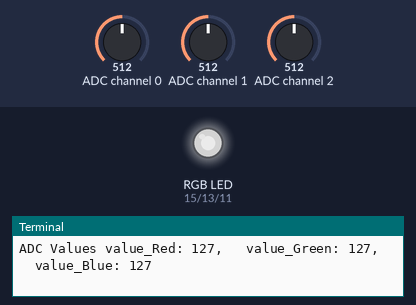
The program below on a simulated Raspberry Pi (header pin numbers). Parts: an RGB LED mixed from three pins (HIGH = lit), the last lines printed to the terminal. Inputs (shaded band) come from the test bench; at power-on: ADC channel 0 = 512, ADC channel 1 = 512, ADC channel 2 = 512 (analog values on the 0–1023 scale). Dim RGB values are drawn brighter than linear.

Above: at 1.2 s.
1.3 s: ADC channel 0 set to 716
At 2.5 s:
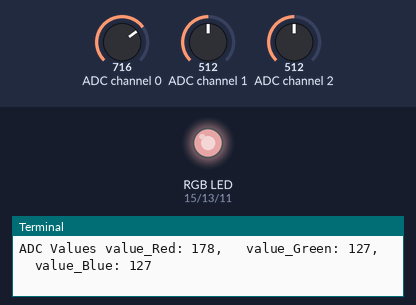
2.8 s: ADC channel 1 set to 716
At 3.6 s:
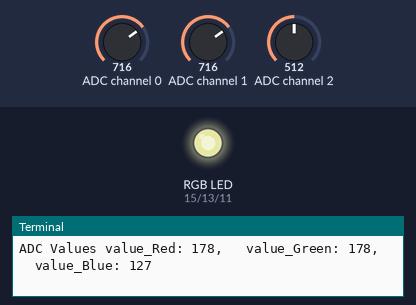
4.3 s: ADC channel 2 set to 716
At 5.0 s:
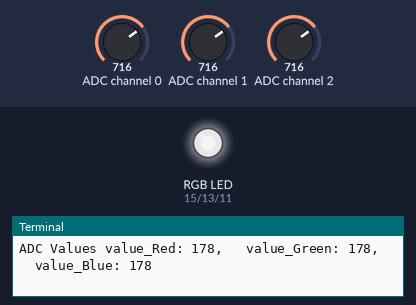
5.8 s: ADC channel 0 set to 900
At 7.0 s:
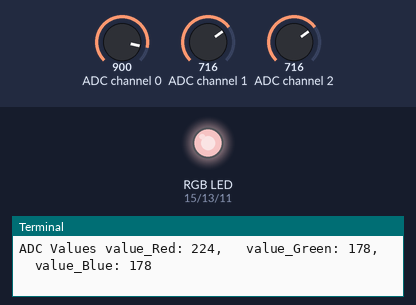
7.3 s: ADC channel 1 set to 900
At 8.5 s:
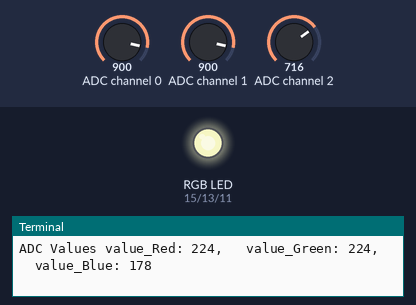
8.8 s: ADC channel 2 set to 900
At 9.4 s:
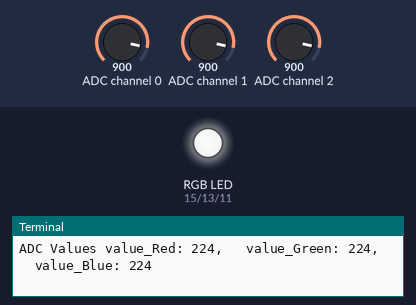
Timing chart, 0 to 11.3 s (numbered marks = the images above; inputs shaded):
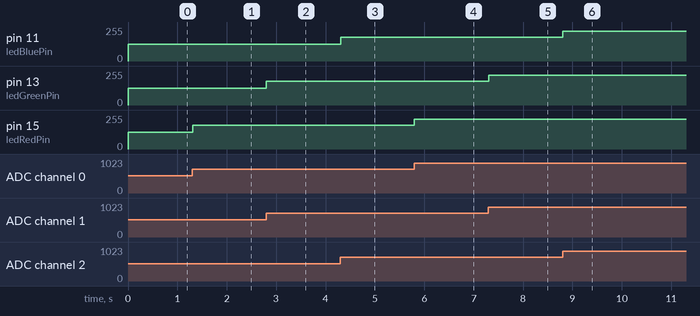

Measured:
- after the input at 1.3 s, pin 15 (ledRedPin): 127/255 → 178/255 at once
- after the input at 2.8 s, pin 13 (ledGreenPin): 127/255 → 178/255 at once
- after the input at 4.3 s, pin 11 (ledBluePin): 127/255 → 178/255 at once
- after the input at 5.8 s, pin 15 (ledRedPin): 178/255 → 224/255 at once
- after the input at 7.3 s, pin 13 (ledGreenPin): 178/255 → 224/255 at once
- after the input at 8.8 s, pin 11 (ledBluePin): 178/255 → 224/255 at once

The program:

colorfulSoftlight.py
```python
#################################################
#				ColorfulSoftlight				#
#################################################
# @Author: Aaron Earl							#
# 5/27/19										#
#												#
# From Freenove RPi Tutorials					#
# Ch.9 Potentiometer and RGBLED					#
#												#
# Note: Circuit setup is similar to last lab.	#
# Pins AIN1 and AIN2 are connected to a			#
# potentiometer.								#
#################################################

import RPi.GPIO as GPIO
import smbus
import time

address = 0x48
bus = smbus.SMBus(1)
cmd = 0x40

#Define the 3 pins of the RGBLED
ledRedPin = 15
ledGreenPin = 13
ledBluePin = 11

def analogRead(chn):	#Read ADC value

	bus.write_byte(address, cmd + chn)
	value = bus.read_byte(address)
	value = bus.read_byte(address)
	#Note: This function always returns the last data read,
	#if you want to return the current data, you need to execute it twice

	return value

def analogWrite(value):

	bus.write_byte_data(address, cmd, value)

def setup():

	global p_Red, p_Green, p_Blue

	#Set three pins of the RGBLED to output mode
	GPIO.setmode(GPIO.BOARD)
	GPIO.setup(ledRedPin, GPIO.OUT)
	GPIO.setup(ledGreenPin, GPIO.OUT)
	GPIO.setup(ledBluePin, GPIO.OUT)

	#Configure PWM to the 3 pins of RGBLED
	p_Red = GPIO.PWM(ledRedPin, 1000)
	p_Red.start(0)
	p_Green = GPIO.PWM(ledGreenPin, 1000)
	p_Green.start(0)
	p_Blue = GPIO.PWM(ledBluePin, 1000)
	p_Blue.start(0)


def loop():

	while True:
		#Read the ADC values of the three potentiometers
		value_Red = analogRead(0)
		value_Green = analogRead(1)
		value_Blue = analogRead(2)

		#Map the read value of the potentiometers into PWM value and output
		p_Red.ChangeDutyCycle(value_Red * 100 / 255)
		p_Green.ChangeDutyCycle(value_Green * 100 / 255)
		p_Blue.ChangeDutyCycle(value_Blue * 100 / 255)

		#Print read ADC values
		print("ADC Values value_Red: %d, \tvalue_Green: %d, \tvalue_Blue: %d"
		%(value_Red, value_Green, value_Blue))

		time.sleep(0.01)

def destroy():

	bus.close()
	GPIO.cleanup()

if __name__ == "__main__":

	print("Program is starting...")

	setup()

	try:
		loop()
	except KeyboardInterrupt:
		destroy()
```
